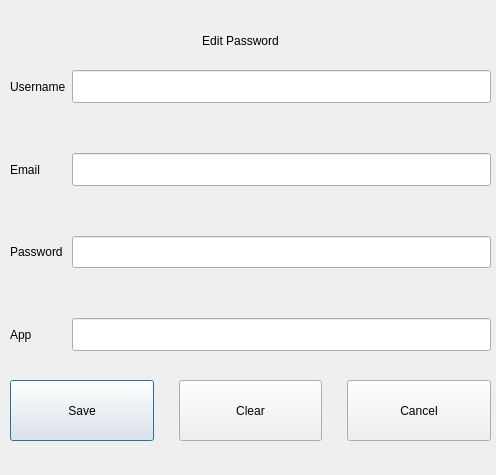
<?xml version="1.0" encoding="UTF-8"?>
<ui version="4.0">
 <class>Dialog</class>
 <widget class="QDialog" name="Dialog">
  <property name="geometry">
   <rect>
    <x>0</x>
    <y>0</y>
    <width>496</width>
    <height>475</height>
   </rect>
  </property>
  <property name="windowTitle">
   <string>Dialog</string>
  </property>
  <widget class="QWidget" name="gridLayoutWidget_2">
   <property name="geometry">
    <rect>
     <x>10</x>
     <y>70</y>
     <width>481</width>
     <height>281</height>
    </rect>
   </property>
   <layout class="QGridLayout" name="gridLayoutForm">
    <property name="verticalSpacing">
     <number>50</number>
    </property>
    <item row="0" column="0">
     <widget class="QLabel" name="labelUsername">
      <property name="text">
       <string>Username</string>
      </property>
     </widget>
    </item>
    <item row="0" column="1">
     <widget class="QLineEdit" name="lineEditUsernameInsert">
      <property name="sizePolicy">
       <sizepolicy hsizetype="Expanding" vsizetype="Expanding">
        <horstretch>0</horstretch>
        <verstretch>0</verstretch>
       </sizepolicy>
      </property>
     </widget>
    </item>
    <item row="1" column="1">
     <widget class="QLineEdit" name="lineEditEmailInsert">
      <property name="sizePolicy">
       <sizepolicy hsizetype="Expanding" vsizetype="Expanding">
        <horstretch>0</horstretch>
        <verstretch>0</verstretch>
       </sizepolicy>
      </property>
     </widget>
    </item>
    <item row="2" column="1">
     <widget class="QLineEdit" name="lineEditPasswordInsert">
      <property name="sizePolicy">
       <sizepolicy hsizetype="Expanding" vsizetype="Expanding">
        <horstretch>0</horstretch>
        <verstretch>0</verstretch>
       </sizepolicy>
      </property>
     </widget>
    </item>
    <item row="2" column="0">
     <widget class="QLabel" name="labelPassword">
      <property name="text">
       <string>Password</string>
      </property>
     </widget>
    </item>
    <item row="1" column="0">
     <widget class="QLabel" name="labelEmail">
      <property name="text">
       <string>Email</string>
      </property>
     </widget>
    </item>
    <item row="3" column="0">
     <widget class="QLabel" name="labelApp">
      <property name="text">
       <string>App</string>
      </property>
     </widget>
    </item>
    <item row="3" column="1">
     <widget class="QLineEdit" name="lineEditAppInsert">
      <property name="sizePolicy">
       <sizepolicy hsizetype="Expanding" vsizetype="Expanding">
        <horstretch>0</horstretch>
        <verstretch>0</verstretch>
       </sizepolicy>
      </property>
     </widget>
    </item>
   </layout>
  </widget>
  <widget class="QWidget" name="widgetTitle" native="true">
   <property name="geometry">
    <rect>
     <x>10</x>
     <y>10</y>
     <width>470</width>
     <height>51</height>
    </rect>
   </property>
   <widget class="QLabel" name="labelTitle">
    <property name="geometry">
     <rect>
      <x>0</x>
      <y>0</y>
      <width>461</width>
      <height>61</height>
     </rect>
    </property>
    <property name="layoutDirection">
     <enum>Qt::LeftToRight</enum>
    </property>
    <property name="text">
     <string>Edit Password</string>
    </property>
    <property name="alignment">
     <set>Qt::AlignCenter</set>
    </property>
   </widget>
  </widget>
  <widget class="QWidget" name="widgetButtons" native="true">
   <property name="geometry">
    <rect>
     <x>10</x>
     <y>380</y>
     <width>481</width>
     <height>61</height>
    </rect>
   </property>
   <widget class="QWidget" name="horizontalLayoutWidget">
    <property name="geometry">
     <rect>
      <x>0</x>
      <y>0</y>
      <width>481</width>
      <height>61</height>
     </rect>
    </property>
    <layout class="QHBoxLayout" name="horizontalLayoutButtons">
     <property name="spacing">
      <number>25</number>
     </property>
     <item>
      <widget class="QPushButton" name="pushButtonEdit">
       <property name="sizePolicy">
        <sizepolicy hsizetype="Minimum" vsizetype="Expanding">
         <horstretch>0</horstretch>
         <verstretch>0</verstretch>
        </sizepolicy>
       </property>
       <property name="text">
        <string>Save</string>
       </property>
      </widget>
     </item>
     <item>
      <widget class="QPushButton" name="pushButtonClear">
       <property name="sizePolicy">
        <sizepolicy hsizetype="Minimum" vsizetype="Expanding">
         <horstretch>0</horstretch>
         <verstretch>0</verstretch>
        </sizepolicy>
       </property>
       <property name="text">
        <string>Clear</string>
       </property>
      </widget>
     </item>
     <item>
      <widget class="QPushButton" name="pushButtonCancel">
       <property name="sizePolicy">
        <sizepolicy hsizetype="Minimum" vsizetype="Expanding">
         <horstretch>0</horstretch>
         <verstretch>0</verstretch>
        </sizepolicy>
       </property>
       <property name="text">
        <string>Cancel</string>
       </property>
      </widget>
     </item>
    </layout>
   </widget>
  </widget>
 </widget>
 <resources/>
 <connections/>
</ui>
